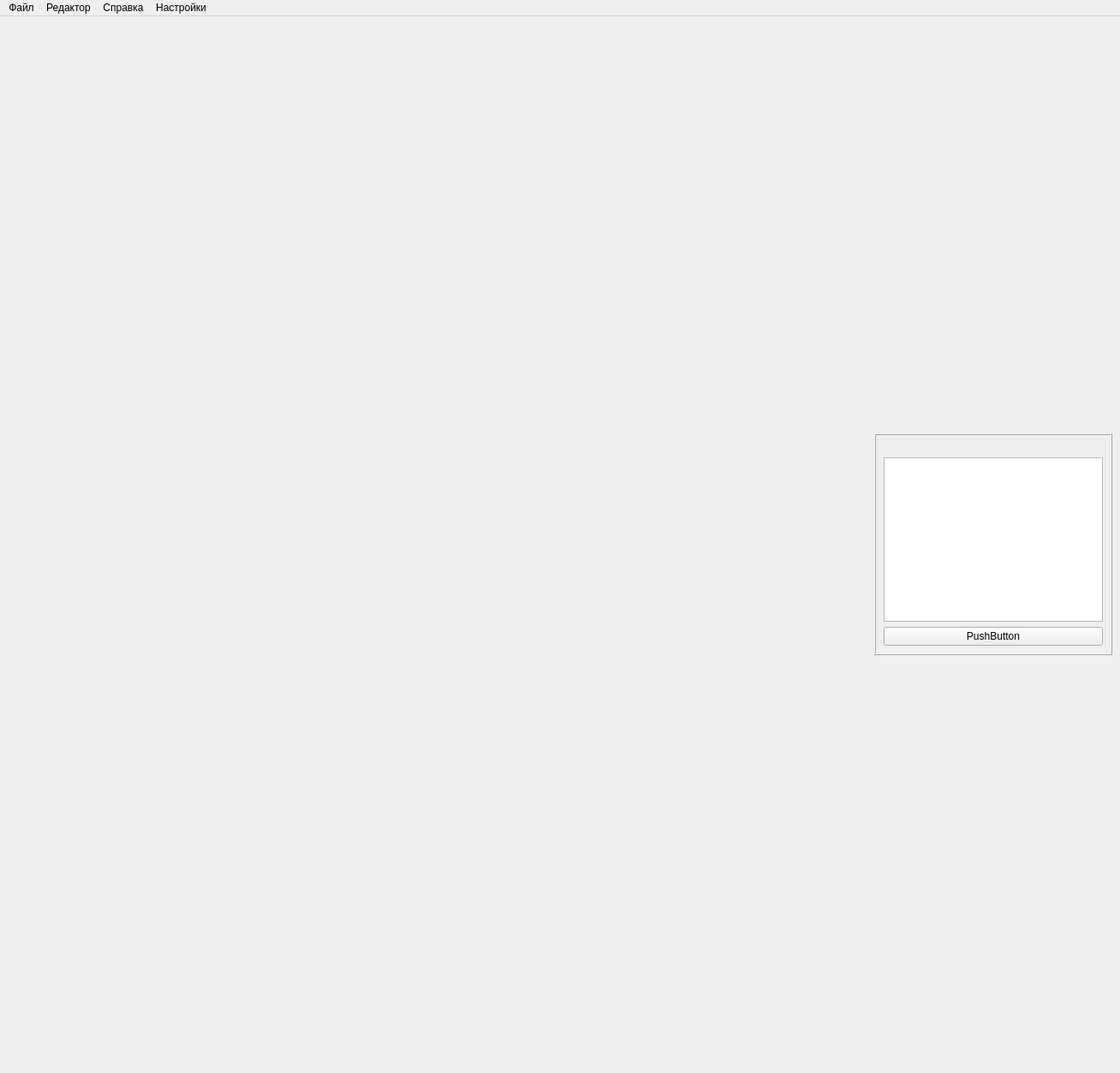
<?xml version="1.0" encoding="UTF-8"?>
<ui version="4.0">
 <class>MainWindow1</class>
 <widget class="QMainWindow" name="MainWindow1">
  <property name="geometry">
   <rect>
    <x>0</x>
    <y>0</y>
    <width>1308</width>
    <height>1253</height>
   </rect>
  </property>
  <property name="windowTitle">
   <string>Задание 1</string>
  </property>
  <widget class="QWidget" name="centralwidget">
   <layout class="QHBoxLayout" name="horizontalLayout" stretch="10,0">
    <item>
     <widget class="QWidget" name="widget" native="true"/>
    </item>
    <item>
     <widget class="QFrame" name="frame">
      <property name="frameShape">
       <enum>QFrame::Box</enum>
      </property>
      <property name="frameShadow">
       <enum>QFrame::Raised</enum>
      </property>
      <layout class="QVBoxLayout" name="verticalLayout" stretch="10000,0">
       <property name="sizeConstraint">
        <enum>QLayout::SetFixedSize</enum>
       </property>
       <property name="topMargin">
        <number>26</number>
       </property>
       <item>
        <widget class="QTableWidget" name="tableWidget"/>
       </item>
       <item>
        <widget class="QPushButton" name="pushButton">
         <property name="text">
          <string>PushButton</string>
         </property>
        </widget>
       </item>
      </layout>
     </widget>
    </item>
   </layout>
  </widget>
  <widget class="QMenuBar" name="menubar">
   <property name="geometry">
    <rect>
     <x>0</x>
     <y>0</y>
     <width>1308</width>
     <height>26</height>
    </rect>
   </property>
   <widget class="QMenu" name="menuFile">
    <property name="title">
     <string>Файл</string>
    </property>
    <addaction name="actionNewFile"/>
    <addaction name="actionOpenFile"/>
    <addaction name="actionSaveFile"/>
    <addaction name="actionSaveFileAs"/>
    <addaction name="separator"/>
   </widget>
   <widget class="QMenu" name="menuHelp">
    <property name="title">
     <string>Справка</string>
    </property>
    <addaction name="actionHelpTask"/>
    <addaction name="actionHelpProgram"/>
   </widget>
   <widget class="QMenu" name="menuEdit">
    <property name="title">
     <string>Редактор</string>
    </property>
    <addaction name="actionForward"/>
    <addaction name="actionBackward"/>
   </widget>
   <widget class="QMenu" name="menu">
    <property name="title">
     <string>Настройки</string>
    </property>
    <addaction name="actionSetting"/>
   </widget>
   <addaction name="menuFile"/>
   <addaction name="menuEdit"/>
   <addaction name="menuHelp"/>
   <addaction name="menu"/>
  </widget>
  <action name="actionNewFile">
   <property name="icon">
    <iconset>
     <normaloff>resources/iconePack/file.png</normaloff>resources/iconePack/file.png</iconset>
   </property>
   <property name="text">
    <string>Новый файл</string>
   </property>
   <property name="toolTip">
    <string>Создать новый файл</string>
   </property>
  </action>
  <action name="actionOpenFile">
   <property name="icon">
    <iconset>
     <normaloff>resources/iconePack/write.png</normaloff>resources/iconePack/write.png</iconset>
   </property>
   <property name="text">
    <string>Открыть файл</string>
   </property>
  </action>
  <action name="actionSaveFile">
   <property name="icon">
    <iconset>
     <normaloff>resources/iconePack/save.png</normaloff>resources/iconePack/save.png</iconset>
   </property>
   <property name="text">
    <string>Сохранить</string>
   </property>
  </action>
  <action name="actionSaveFileAs">
   <property name="text">
    <string>Сохранить как</string>
   </property>
  </action>
  <action name="actionForward">
   <property name="icon">
    <iconset>
     <normaloff>resources/iconePack/forward.png</normaloff>resources/iconePack/forward.png</iconset>
   </property>
   <property name="text">
    <string>Вперед        Ctrl+Y</string>
   </property>
  </action>
  <action name="actionBackward">
   <property name="icon">
    <iconset>
     <normaloff>resources/iconePack/reply.png</normaloff>resources/iconePack/reply.png</iconset>
   </property>
   <property name="text">
    <string>Назад          Ctrl+Z</string>
   </property>
  </action>
  <action name="actionbtnAddNode">
   <property name="checkable">
    <bool>true</bool>
   </property>
   <property name="checked">
    <bool>false</bool>
   </property>
   <property name="icon">
    <iconset>
     <normaloff>resources/iconePack/add-new.png</normaloff>resources/iconePack/add-new.png</iconset>
   </property>
   <property name="text">
    <string>btnAddNode</string>
   </property>
   <property name="toolTip">
    <string>Добавить узел</string>
   </property>
  </action>
  <action name="actionbtnRemoveNode">
   <property name="checkable">
    <bool>true</bool>
   </property>
   <property name="icon">
    <iconset>
     <normaloff>resources/iconePack/deletNODECONNECT.png</normaloff>resources/iconePack/deletNODECONNECT.png</iconset>
   </property>
   <property name="text">
    <string>btnRemoveNode</string>
   </property>
   <property name="toolTip">
    <string>Удалить выбранный элемент</string>
   </property>
  </action>
  <action name="actionbtnMoveNode">
   <property name="checkable">
    <bool>true</bool>
   </property>
   <property name="icon">
    <iconset>
     <normaloff>resources/iconePack/file_hand.svg</normaloff>resources/iconePack/file_hand.svg</iconset>
   </property>
   <property name="text">
    <string>btnMoveNode</string>
   </property>
   <property name="toolTip">
    <string>Передвинуть элемент</string>
   </property>
   <property name="font">
    <font>
     <pointsize>8</pointsize>
    </font>
   </property>
   <property name="priority">
    <enum>QAction::NormalPriority</enum>
   </property>
  </action>
  <action name="actionbtnConnectNode">
   <property name="checkable">
    <bool>true</bool>
   </property>
   <property name="icon">
    <iconset>
     <normaloff>resources/iconePack/file_addArrow.svg</normaloff>resources/iconePack/file_addArrow.svg</iconset>
   </property>
   <property name="text">
    <string>btnConnectNode</string>
   </property>
   <property name="toolTip">
    <string>Соединить узлы</string>
   </property>
  </action>
  <action name="actionbtnInfo">
   <property name="icon">
    <iconset>
     <normaloff>resources/iconePack/attachment.png</normaloff>resources/iconePack/attachment.png</iconset>
   </property>
   <property name="text">
    <string>btnInfo</string>
   </property>
   <property name="toolTip">
    <string>Материалы</string>
   </property>
  </action>
  <action name="actionbtnHome">
   <property name="icon">
    <iconset>
     <normaloff>resources/iconePack/home.png</normaloff>resources/iconePack/home.png</iconset>
   </property>
   <property name="text">
    <string>btnHome</string>
   </property>
   <property name="toolTip">
    <string>Перейти к выбору заданий / В меню</string>
   </property>
  </action>
  <action name="actionbtnRemoveNodeConnection">
   <property name="checkable">
    <bool>true</bool>
   </property>
   <property name="icon">
    <iconset>
     <normaloff>resources/iconePack/trash.png</normaloff>resources/iconePack/trash.png</iconset>
   </property>
   <property name="text">
    <string>btnRemoveNodeСonnection</string>
   </property>
   <property name="toolTip">
    <string>Удаление узла и его связей</string>
   </property>
  </action>
  <action name="actionbtnZoomIn">
   <property name="checkable">
    <bool>false</bool>
   </property>
   <property name="checked">
    <bool>false</bool>
   </property>
   <property name="icon">
    <iconset>
     <normaloff>resources/iconePack/zoom-in.png</normaloff>resources/iconePack/zoom-in.png</iconset>
   </property>
   <property name="text">
    <string>btnZoomIn</string>
   </property>
   <property name="toolTip">
    <string>Увеличить изображение</string>
   </property>
   <property name="autoRepeat">
    <bool>true</bool>
   </property>
  </action>
  <action name="actionbtnZoomOut">
   <property name="icon">
    <iconset>
     <normaloff>resources/iconePack/zoom-out.png</normaloff>resources/iconePack/zoom-out.png</iconset>
   </property>
   <property name="text">
    <string>btnZoomOut</string>
   </property>
   <property name="toolTip">
    <string>Уменьшить изображение</string>
   </property>
  </action>
  <action name="actionHelpTask">
   <property name="text">
    <string>Справка по заданию</string>
   </property>
  </action>
  <action name="actionHelpProgram">
   <property name="text">
    <string>Справка по программе </string>
   </property>
  </action>
  <action name="actionSetting">
   <property name="text">
    <string>Настройки программы</string>
   </property>
  </action>
  <action name="actionbtnCheck">
   <property name="icon">
    <iconset>
     <normaloff>resources/iconePack/check-mark.png</normaloff>resources/iconePack/check-mark.png</iconset>
   </property>
   <property name="text">
    <string>btnCheck</string>
   </property>
   <property name="toolTip">
    <string>&lt;html&gt;&lt;head/&gt;&lt;body&gt;&lt;p&gt;Проверить задание&lt;/p&gt;&lt;/body&gt;&lt;/html&gt;</string>
   </property>
  </action>
 </widget>
 <resources/>
 <connections/>
</ui>
